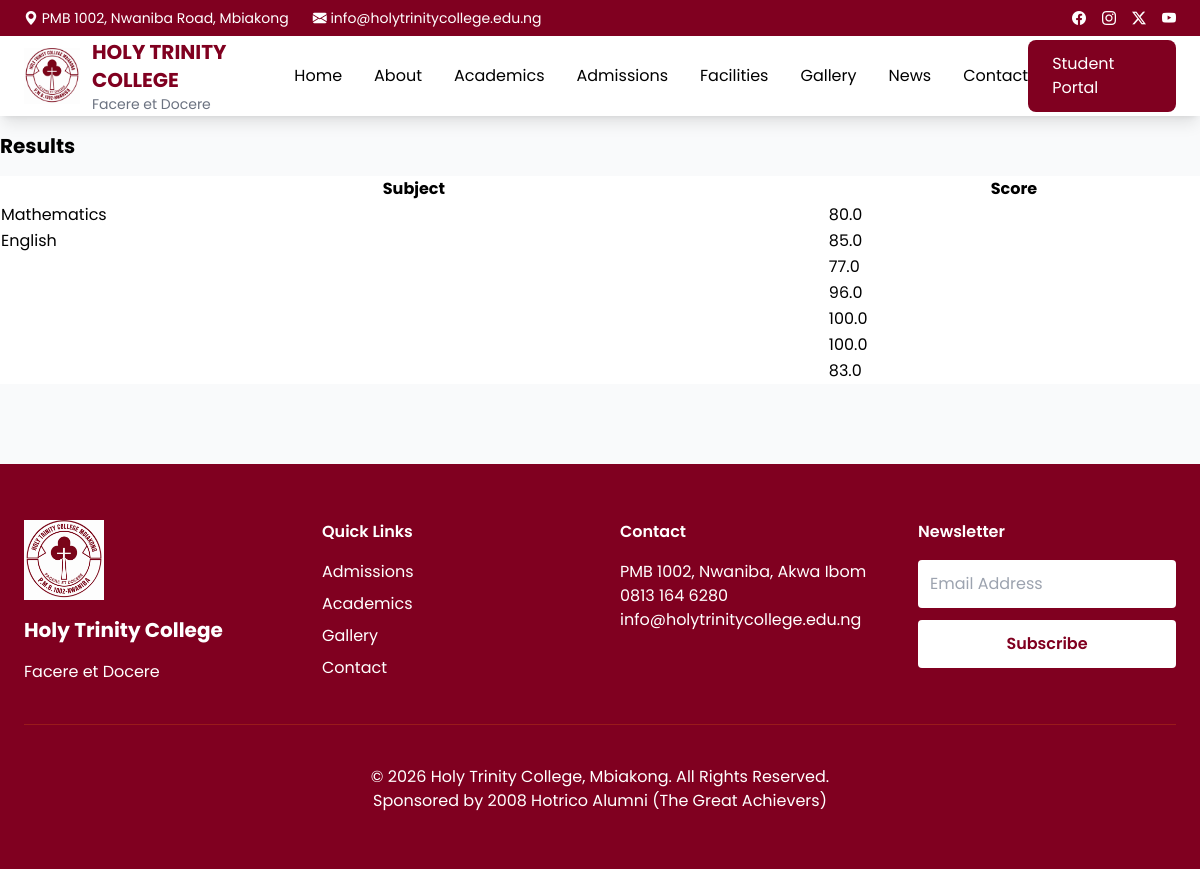
The app's page /academics/results/1/ with its own data.
### academics/models.py (models this page shows, shortened)
class Result(models.Model):
    registration = models.ForeignKey(
        CourseRegistration,
        on_delete=models.CASCADE
    )
    subject = models.ForeignKey(
    Subject,
    on_delete=models.CASCADE,
    null=True,
    blank=True
    )
    teacher = models.ForeignKey(
        Teacher,
        on_delete=models.CASCADE
    )
    test = models.FloatField(default=0)
    exam = models.FloatField(default=0)
    total = models.FloatField(
        default=0
    )
    grade = models.CharField(
        max_length=2,
        default='F',
        blank=True,
        null=True
    )
    remark = models.CharField(
        max_length=100,
        default='Pending',
        blank=True,
        null=True
    )
    teacher_comment = models.TextField(
        blank=True,
        null=True,
        default=''
    )

class Subject(models.Model):
    name = models.CharField(max_length=100)

### academics/views.py (the view)
# urls.py: path('results/<int:student_id>/', views.student_results, name='student_results'),
def student_results(request, student_id):
    results = Result.objects.filter(registration__student_id=student_id)
    return render(request, 'academics/student_results.html', {'results': results})

### templates/academics/student_results.html (shortened to what this page needs)
{% extends 'base.html' %}
{% block content %}
<h2 class="text-xl font-bold">Results</h2>
<table class="w-full bg-white mt-4">
<tr>
    <th>Subject</th>
    <th>Score</th>
</tr>
{% for r in results %}
<tr>
    <td>{{ r.subject.name }}</td>
    <td>{{ r.total }}</td>
</tr>
{% endfor %}
</table>
{% endblock %}

### templates/base.html (style rules this page uses)
body { font-family:'Poppins',sans-serif; }

### records on screen
Result: subject.name "Mathematics", total "80.0"
Result: subject.name "English", total "85.0"
Result: total "77.0"
Result: total "96.0"
Result: total "100.0"
Result: total "100.0"
Result: total "83.0"
